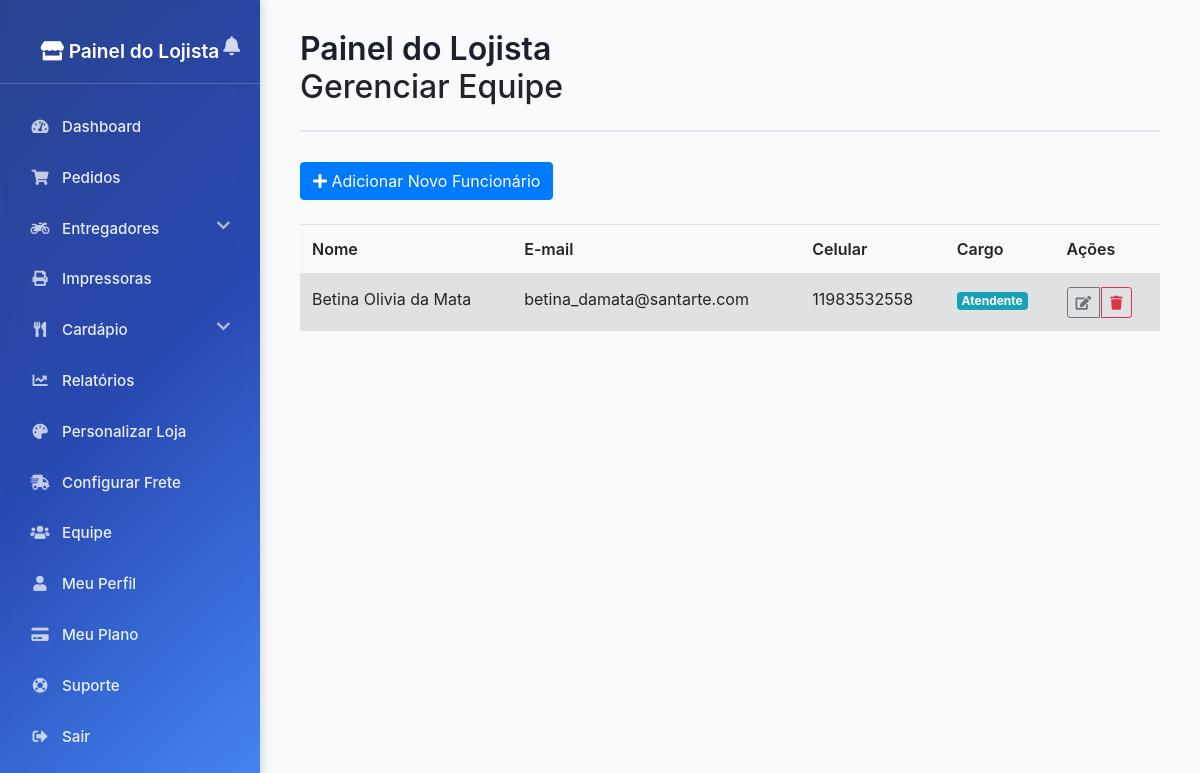
Page /admin-loja/equipe/ (signed in) on the committed database.
### core/models.py (models this page shows, shortened)
class Usuario(AbstractUser):
    TIPO_USUARIO_CHOICES = [
        ('cliente', 'Cliente'),
        ('funcionario', 'Funcionário'),
        ('gerente', 'Gerente'),
        ('lojista', 'Lojista'),
        ('entregador', 'Entregador'),
        ('superadmin', 'Super Admin'),
    ]
    id = models.UUIDField(primary_key=True, default=uuid.uuid4, editable=False)
    tipo_usuario = models.CharField(max_length=20, choices=TIPO_USUARIO_CHOICES, default='cliente')
    celular = models.CharField(
        max_length=15,
        unique=True,
        validators=[RegexValidator(
            regex=r'^\+?1?\d{9,15}$',
            message="Número de telefone deve estar no formato: '+999999999'. Até 15 dígitos permitidos."
        )]
    )
    data_nascimento = models.DateField(null=True, blank=True)
    cpf = models.CharField(max_length=14, unique=True, null=True, blank=True)
    avatar = models.ImageField(upload_to='avatars/', null=True, blank=True)
    ativo = models.BooleanField(default=True)
    created_at = models.DateTimeField(auto_now_add=True)
    updated_at = models.DateTimeField(auto_now=True)
    class Meta:
        db_table = 'usuarios'
        verbose_name = 'Usuário'
        verbose_name_plural = 'Usuários'

### admin_loja/views.py (the view)
# urls.py: path('equipe/', views.equipe_listar, name='equipe_listar'),
@painel_loja_required
def equipe_listar(request):
    restaurante = Restaurante.objects.filter(proprietario=request.user).first()
    if not restaurante:
        return render(request, 'admin_loja/equipe_listar.html', {'msg': 'Restaurante não encontrado.'})
    funcionarios = restaurante.funcionarios.all().order_by('first_name')
    return render(request, 'admin_loja/equipe_listar.html', {
        'funcionarios': funcionarios,
        'restaurante': restaurante
    })

### admin_loja/context_processors.py (called while the page is built)
def painel_permissoes(request):
    user = request.user
    if not user.is_authenticated:
        return {
            'is_lojista': False,
            'is_gerente': False,
            'is_atendente': False,
        }
    is_lojista = getattr(user, 'tipo_usuario', None) == 'lojista'
    is_gerente = getattr(user, 'tipo_usuario', None) == 'gerente'
    is_atendente = user.groups.filter(name='Atendente').exists()
    return {
        'is_lojista': is_lojista,
        'is_gerente': is_gerente,
        'is_atendente': is_atendente,
    }

### admin_loja/utils.py (called while the page is built)
def painel_loja_required(view_func):
    def check_user(user):
        return (
            getattr(user, 'tipo_usuario', None) in ['lojista', 'gerente']
            or user.groups.filter(name='Atendente').exists()
        )
    return user_passes_test(check_user, login_url='login')(view_func)

### core/context_processors.py (called while the page is built)
def site_context(request):
    context = {}
    try:
        restaurante = Restaurante.objects.filter(status='ativo').first()
        if restaurante:
            context['restaurante_atual'] = restaurante
            context['cores_tema'] = {
                'primaria': restaurante.cor_primaria,
                'secundaria': restaurante.cor_secundaria,
                'destaque': restaurante.cor_destaque,
            }
    except Restaurante.DoesNotExist:
        context['restaurante_atual'] = None
        context['cores_tema'] = {
            'primaria': '#dc3545',
            'secundaria': '#6c757d',
            'destaque': '#ffc107',
        }
    return context

### admin_loja/templates/admin_loja/equipe_listar.html (shortened to what this page needs)
{% extends 'admin_loja/base_admin_loja.html' %}
{% block header %}
<h2>Gerenciar Equipe</h2>
{% endblock %}
{% block content %}
<div class="mb-4">
    <a href="{% url 'admin_loja:equipe_adicionar' %}" class="btn btn-primary">
        <i class="fas fa-plus"></i> Adicionar Novo Funcionário
    </a>
</div>
{% if funcionarios %}
<div class="table-responsive">
    <table class="table table-striped">
        <thead>
            <tr>
                <th>Nome</th>
                <th>E-mail</th>
                <th>Celular</th>
                <th>Cargo</th>
                <th>Ações</th>
            </tr>
        </thead>
        <tbody>
            {% for funcionario in funcionarios %}
            <tr>
                <td>{{ funcionario.get_full_name|default:funcionario.username }}</td>
                <td>{{ funcionario.email }}</td>
                <td>{{ funcionario.celular }}</td>
                <td>
                    {% for group in funcionario.groups.all %}
                        <span class="badge badge-info">{{ group.name }}</span>
                    {% empty %}
                        <span class="badge badge-secondary">Sem Cargo</span>
                    {% endfor %}
                </td>
                <td>
                    <div class="btn-group" role="group">
                        <a href="{% url 'admin_loja:equipe_editar' funcionario.id %}"
                           class="btn btn-sm btn-outline-secondary" title="Editar">
                            <i class="fas fa-edit"></i>
                        </a>
                        <a href="{% url 'admin_loja:equipe_remover' funcionario.id %}"
                           class="btn btn-sm btn-outline-danger" title="Remover"
                           onclick="return confirm('Tem certeza que deseja remover este funcionário?')">
                            <i class="fas fa-trash"></i>
                        </a>
                    </div>
                </td>
            </tr>
            {% endfor %}
        </tbody>
    </table>
</div>
{% endif %}
<link rel="stylesheet" href="https://cdnjs.cloudflare.com/ajax/libs/font-awesome/5.15.4/css/all.min.css">
<link href="https://cdn.jsdelivr.net/npm/bootstrap@4.6.0/dist/css/bootstrap.min.css" rel="stylesheet">
{% endblock %}

### admin_loja/templates/admin_loja/base_admin_loja.html (style rules this page uses)
body { display: flex; min-height: 100vh; margin: 0; font-family: 'Segoe UI', Tahoma, Geneva, Verdana, sans-serif; }
.btn { border-radius: 0.375rem; font-weight: 500; }
.badge { font-size: 0.75em; }
.table { margin-bottom: 0; }

### admin_loja/templates/admin_loja/equipe_listar.html (style rules this page uses)
.btn-group .btn { margin-right: 2px; }
.table th { background-color: #f8f9fa; font-weight: 600; }
.badge { font-size: 0.8em; }

### rows in the picture
Usuario: get_full_name "Betina Olivia da Mata", email "betina_damata@santarte.com", celular "11983532558"

### other values in the picture
{{ group.name }} "Atendente"
